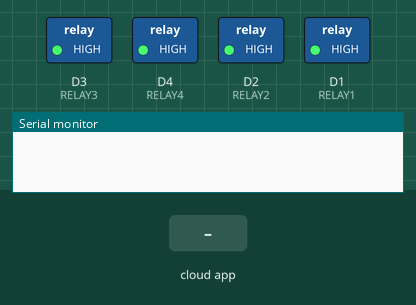
Bench run of a sketch on a simulated ESP8266 (NodeMCU). On the bench: switched loads named in the sketch (green lamp = pin HIGH), the last lines printed to the serial monitor. Inputs (shaded band) come from the test bench. WiFi joins after 1.5 s; servers stay silent unless stated.

Above: at 2.7 s.
2.8 s: the phone or cloud app sets switch_1 to 1
At 3.4 s:
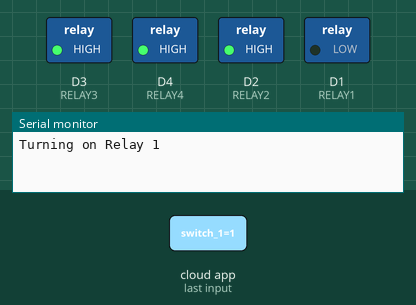
4.5 s: the phone or cloud app sets switch_2 to 1
At 5.7 s:
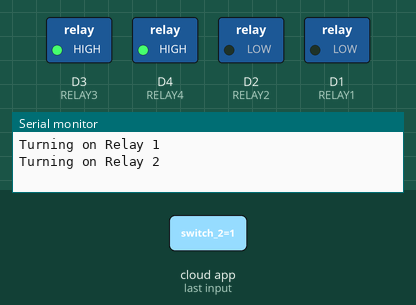
6.0 s: the phone or cloud app sets switch_1 to 0
At 6.9 s:
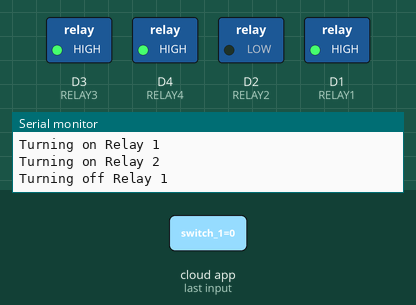
7.5 s: the phone or cloud app sets switch_3 to 1
At 8.0 s:
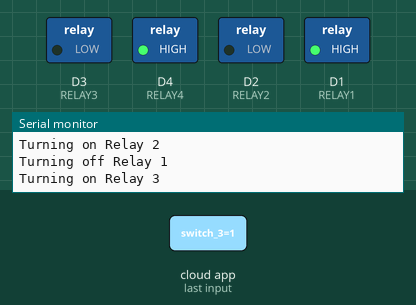
9.0 s: the phone or cloud app sets switch_4 to 1
At 10.2 s:
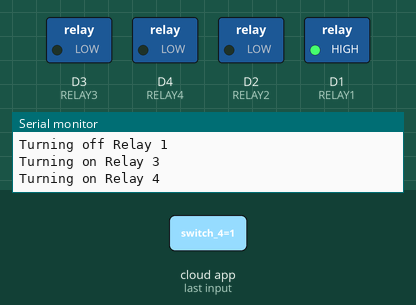
10.5 s: the phone or cloud app sets switch_2 to 0
At 11.5 s:
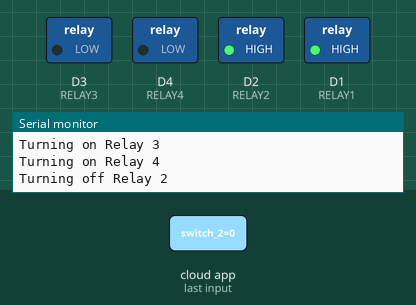
Timing chart, 0 to 13.0 s (numbered marks = the images above; inputs shaded):
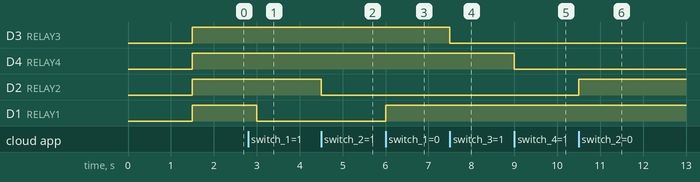

Measured:
- after the input at 2.8 s, D1 (RELAY1): HIGH → LOW after 0.20 s
- after the input at 4.5 s, D2 (RELAY2): HIGH → LOW at once
- after the input at 6.0 s, D1 (RELAY1): LOW → HIGH at once
- after the input at 7.5 s, D3 (RELAY3): HIGH → LOW at once
- after the input at 9.0 s, D4 (RELAY4): HIGH → LOW at once
- after the input at 10.5 s, D2 (RELAY2): LOW → HIGH at once

The sketch:

home_automation_system.ino
```cpp
// Code is Designed by Prince Kushwaha from COSM Electronics.
#include <ArduinoIoTCloud.h>
#include <Arduino_ConnectionHandler.h>

// Relay control pin definitions
#define RELAY1 D1  // GPIO5
#define RELAY2 D2  // GPIO4
#define RELAY3 D3  // GPIO0
#define RELAY4 D4  // GPIO2

const char DEVICE_LOGIN_NAME[]  = "0227ee1e-e363-4671-bd8f-46d91b3a0bd4";
const char SSID[]               = "Shandilya 3";    // Network SSID (name)
const char PASS[]               = "shandilya003";   // Network password (use for WPA, or use as key for WEP)
const char DEVICE_KEY[]         = "4CbV5#5CDhgzmhOc2?Ddo8JZ8";  // Secret device password

void onSwitch1Change();
void onSwitch2Change();
void onSwitch3Change();
void onSwitch4Change();

bool switch_1;
bool switch_2;
bool switch_3;
bool switch_4;

void initProperties() {
  ArduinoCloud.setBoardId(DEVICE_LOGIN_NAME);
  ArduinoCloud.setSecretDeviceKey(DEVICE_KEY);
  ArduinoCloud.addProperty(switch_1, READWRITE, ON_CHANGE, onSwitch1Change);
  ArduinoCloud.addProperty(switch_2, READWRITE, ON_CHANGE, onSwitch2Change);
  ArduinoCloud.addProperty(switch_3, READWRITE, ON_CHANGE, onSwitch3Change);
  ArduinoCloud.addProperty(switch_4, READWRITE, ON_CHANGE, onSwitch4Change);
}

WiFiConnectionHandler ArduinoIoTPreferredConnection(SSID, PASS);

void setup() {
  // Initialize serial communication
  Serial.begin(9600);
  delay(1500); // Wait for Serial Monitor

  // Initialize relay pins as outputs
  pinMode(RELAY1, OUTPUT);
  pinMode(RELAY2, OUTPUT);
  pinMode(RELAY3, OUTPUT);
  pinMode(RELAY4, OUTPUT);

  // Set all relays off (HIGH for active-low relays)
  digitalWrite(RELAY1, HIGH);
  digitalWrite(RELAY2, HIGH);
  digitalWrite(RELAY3, HIGH);
  digitalWrite(RELAY4, HIGH);

  // Initialize Arduino IoT Cloud
  initProperties();
  ArduinoCloud.begin(ArduinoIoTPreferredConnection);

  // Set debug message level for cloud connection
  setDebugMessageLevel(2);
  ArduinoCloud.printDebugInfo();
}

void loop() {
  // Update Arduino IoT Cloud connection
  ArduinoCloud.update();
}

// Function to handle changes in Switch1
void onSwitch1Change() {
  if (switch_1) {
    Serial.println("Turning on Relay 1");
    digitalWrite(RELAY1, LOW);  // Turn on relay 1
  } else {
    Serial.println("Turning off Relay 1");
    digitalWrite(RELAY1, HIGH); // Turn off relay 1
  }
}

// Function to handle changes in Switch2
void onSwitch2Change() {
  if (switch_2) {
    Serial.println("Turning on Relay 2");
    digitalWrite(RELAY2, LOW);  // Turn on relay 2
  } else {
    Serial.println("Turning off Relay 2");
    digitalWrite(RELAY2, HIGH); // Turn off relay 2
  }
}

// Function to handle changes in Switch3
void onSwitch3Change() {
  if (switch_3) {
    Serial.println("Turning on Relay 3");
    digitalWrite(RELAY3, LOW);  // Turn on relay 3
  } else {
    Serial.println("Turning off Relay 3");
    digitalWrite(RELAY3, HIGH); // Turn off relay 3
  }
}

// Function to handle changes in Switch4
void onSwitch4Change() {
  if (switch_4) {
    Serial.println("Turning on Relay 4");
    digitalWrite(RELAY4, LOW);  // Turn on relay 4
  } else {
    Serial.println("Turning off Relay 4");
    digitalWrite(RELAY4, HIGH); // Turn off relay 4
  }
}
```
